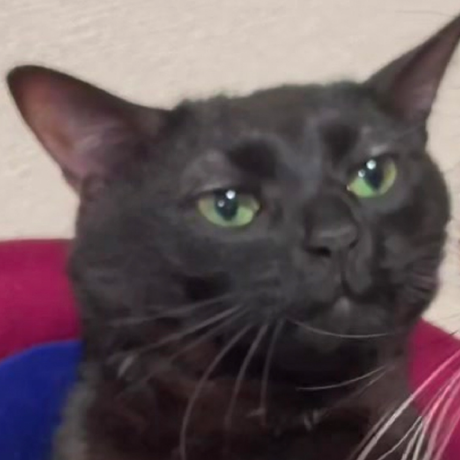
#> input picture Geometric_transformation/images/img.png, 460 x 460 px
$ python affine_transformation.py
#> lines starting #> are read from the running program, lines starting #| are printed output that depends on the picture
import cv2
import numpy as np

def affine_transformation():
    src = cv2.imread('images/img.png', cv2.IMREAD_GRAYSCALE)
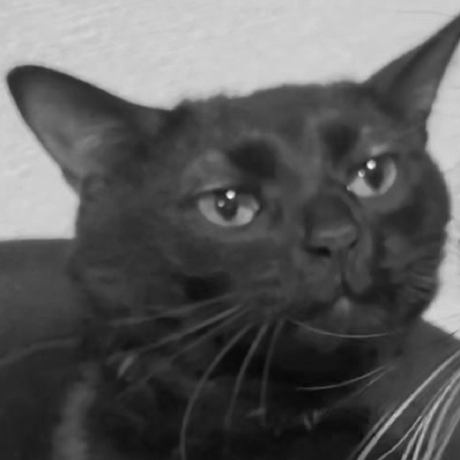
#> src: shape (460, 460); min 6, max 247, mean 90.7

    if src is None:
        print('Image load failed!')
        exit()

    rows = src.shape[0] # 이미지 세로 픽셀 수
#> rows = 460
    cols = src.shape[1] # 이미지 가로 픽셀 수
#> cols = 460

    # 어파인변환은 설명에서 말했다 싶이, 세개의 점만 알면 됨
    # 원본 이미지의 왼쪽 상단 모서리, 윗변의 맨 오른쪽 좌표, 아랫변의 맨 오른쪽 좌표를 지정
    src_pts = np.array([[0, 0], [cols - 1, 0], [cols - 1, rows - 1]], dtype=np.float32)
#> src_pts = [[0, 0], [459, 0], [459, 459]]

    # 새로운 이미지의 왼쪽 상단 모서리를 (50, 50)로 이동시킬것임
    # 오른쪽 상단 모서리를 (cols - 100, 100)으로 이동시킬것임
    # 원본 이미지의 오른쪽 하단 모서리를 (cols - 50, rows - 50)으로 이동시킬것임
    dst_pts = np.array([[50, 50], [cols - 100, 100], [cols - 50, rows - 50]], dtype=np.float32)
#> dst_pts = [[50, 50], [360, 100], [410, 410]]

    affine_mat = cv2.getAffineTransform(src_pts, dst_pts) # 어파인 변환 행렬을 구하는 함수
#> affine_mat = [[0.675, 0.109, 50], [0.109, 0.675, 50]]
    dst = cv2.warpAffine(src, affine_mat, (cols, rows)) # 어파인 변환하는 함수
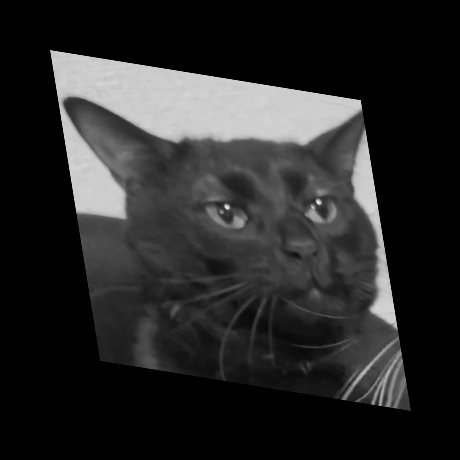
#> dst: shape (460, 460); min 0, max 239, mean 40.3

    cv2.imshow('src', src)
    cv2.imshow('dst', dst)
    cv2.waitKey()
    cv2.destroyAllWindows()


if __name__ == '__main__':
    affine_transformation()
